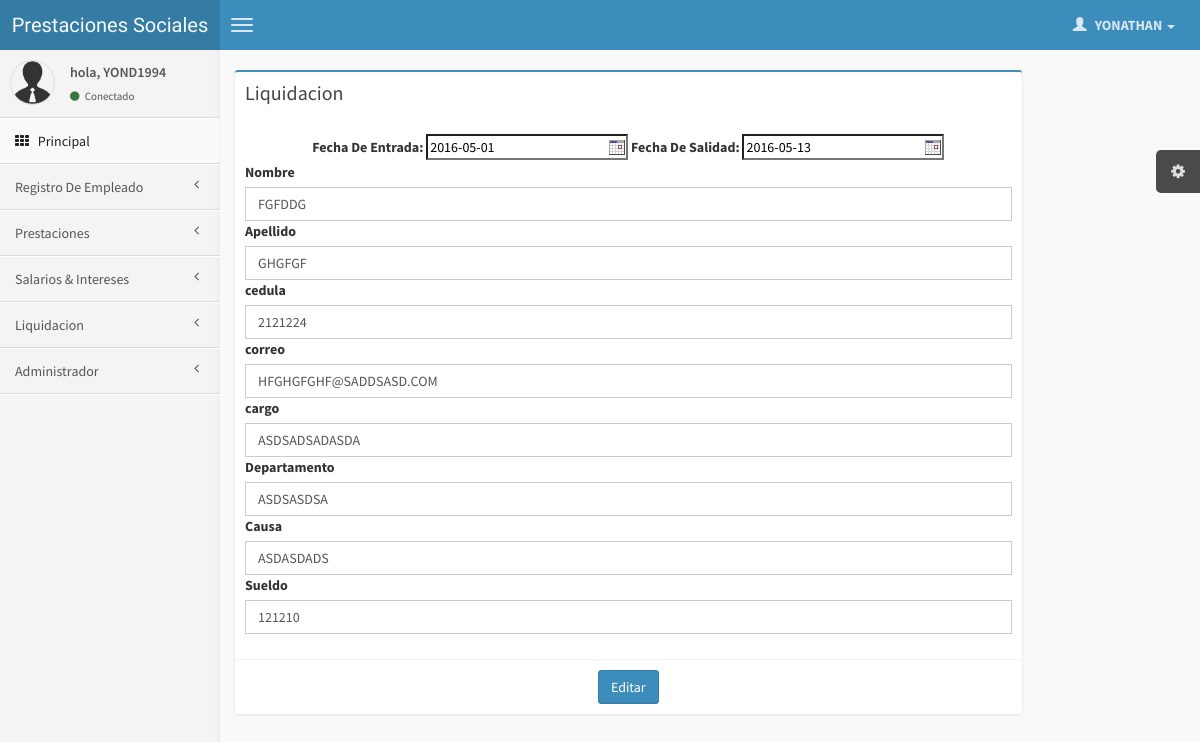
Page /paginas/liquidacion.php?codigo=A0002 (signed in) on the committed database.
### tables this page shows
CREATE TABLE `administrador` (
  `id` int(11) NOT NULL auto_increment,
  `usuario` varchar(50) NOT NULL,
  `pass` varchar(100) NOT NULL,
  `nombre` varchar(30) NOT NULL,
  `apellido` varchar(30) NOT NULL,
  `pregunta` varchar(50) NOT NULL,
  `respuesta` varchar(50) NOT NULL,
  `correo` varchar(50) NOT NULL,
  `id_extreme` varchar(50) NOT NULL,
  `tipo` int(2) NOT NULL,
  `imagen` varchar(40) NOT NULL,
  PRIMARY KEY  (`id`)
);

CREATE TABLE `empleados` (
  `id_empleado` int(10) NOT NULL auto_increment,
  `cedula` int(20) NOT NULL,
  `nombre` varchar(50) NOT NULL,
  `apellido` varchar(50) NOT NULL,
  `correo` varchar(50) NOT NULL,
  `fechai` date NOT NULL,
  `cod` varchar(20) NOT NULL,
  `ultimal` date default NULL,
  `estado` varchar(3) NOT NULL,
  PRIMARY KEY  (`cedula`),
  UNIQUE KEY `id_empleado` (`id_empleado`),
  UNIQUE KEY `cod` (`cod`)
);

CREATE TABLE `liquidacion` (
  `id` int(11) NOT NULL auto_increment,
  `codigo` varchar(20) NOT NULL,
  `cargo` varchar(50) NOT NULL,
  `departamento` varchar(50) NOT NULL,
  `causa` varchar(100) NOT NULL,
  `tiempo` int(11) NOT NULL,
  `sueldo` float NOT NULL,
  PRIMARY KEY  (`codigo`),
  UNIQUE KEY `id` (`id`)
);

### sesion.class.php (called while the page is built, shortened)
<?php
class sesion {
  public function get($nombre) {
     if (isset ( $_SESSION [$nombre] )) {
        return $_SESSION [$nombre];
     } else {
         return false;
     }
  }
}
?>

### paginas/liquidacion.php (the view, shortened to what this page needs)
<?php
include("cabecera.php");
 require ('validarnum.php');
  $link=conectarse() ;
?>
<div class="col-md-10">
                            <div class="box box-primary">
                                <div class="box-header">
                                    <h3 class="box-title">Liquidacion</h3>
                                </div>
   	<?
	 $x1=$_GET['codigo'];
	$query="SELECT * FROM empleados,liquidacion WHERE cod='".$x1."' and codigo='".$x1."'" ;
	$result=mysql_query($query,$link) or die("Error: ".mysql_error());
	while($Rs=mysql_fetch_array($result)) {
		?>
                                <form role="form"  name="fe" action="" method="post" >
                                    <div class="box-body">
                                        <div class="form-group">
                                           <center>
				    <label for="exampleInputEmail">Fecha De Entrada:</label>
					<input  required type="text" placeholder="<?php echo $fecha ?>" name="fechai" class="tcal" value="<?php echo $Rs['fechai']; ?>" />
												  <label for="exampleInputEmail">Fecha De Salidad:</label>
											   	<input  required type="text" placeholder="<?php echo $fecha ?>" name="ultimal" class="tcal" value="<?php echo $Rs['ultimal']; ?>" />
											</center>
											<label for="exampleInputFile">Nombre</label>
                                            <input onkeypress="return caracteres(event)" onblur="this.value=this.value.toUpperCase();"  required type="tex" name="nombre" class="form-control" value="<?php echo $Rs['nombre']; ?>" id="exampleInputEmail1" placeholder="Intoducir el Nombre">
											<label for="exampleInputFile">Apellido</label>
											<input  onkeypress="return caracteres(event)" onblur="this.value=this.value.toUpperCase();" required type="tex" name="apellido" class="form-control" value="<?php echo $Rs['apellido']; ?>" id="exampleInputEmail1" placeholder="Apellido">
											<label for="exampleInputFile">cedula</label>
                                            <input  required type="text" onkeydown="return enteros(this, event)" name="ci" class="form-control" value="<?php echo $Rs['cedula']; ?>" id="exampleInputEmail1" placeholder="Cedula">
											<label for="exampleInputFile">correo</label>
											<input  required type="email" name="correo" class="form-control" value="<?php echo $Rs['correo']; ?>"  placeholder="Correo">
											<label for="exampleInputFile">cargo</label>
											<input  required type="tex" name="cargo" class="form-control" value="<?php echo $Rs['cargo']; ?>"  placeholder="Cargo">
											<label for="exampleInputFile">Departamento</label>
											<input  required type="tex" name="departamento" class="form-control" value="<?php echo $Rs['departamento']; ?>"  placeholder="Departamento En El Que Trabajaba">
											<label for="exampleInputFile">Causa</label>
											<input  required type="tex" name="causa" class="form-control" value="<?php echo $Rs['causa']; ?>"  placeholder="causa de liquidacion">
											<label for="exampleInputFile">Sueldo</label>
                                           <input onkeydown="return decimales(this, event)" required type="tex" id="decimal" name="sueldo" class="form-control" value="<?php echo $Rs['sueldo']; ?>"  placeholder="sueldo">
                                        </div>
                                    </div>
                                    <div class="box-footer">
									<center>
                                        <button name="btn1"  onClick="return confirm('Esta seguro que desea Editar este Registro?');" type="submit" value="Editar" class="btn btn-primary">Editar</button>
								</center>
                                    </div>
								</div>
								  <?
		   }
		   ?>
                            </div>
<?php
include("pie.php");
?>

### paginas/cabecera.php (shortened to what this page needs)
<?php
	require_once("../sesion.class.php");
	$sesion = new sesion();
	$usuario = $sesion->get("usuario_dq");
	if( $usuario == false )
	{
		header("Location: ../index.php");
	}
	else
	{
$fecha = date('d-m-Y ');
 include_once("../config.php");
		$consulta = "select usuario,tipo,nombre,apellido,correo,imagen from administrador where usuario = '$usuario';";
		$result = $conexion->query($consulta);
		if($result->num_rows > 0)
		{
			$fila = $result->fetch_assoc();
			 $a=$fila["tipo"];
		  $b=$fila["nombre"];
		}
	?>
<!DOCTYPE html>
<html>
    <head>
        <link href="../css/bootstrap.min.css" rel="stylesheet" type="text/css" />
        <link href="../css/font-awesome.min.css" rel="stylesheet" type="text/css" />
        <link href="../css/ionicons.min.css" rel="stylesheet" type="text/css" />
        <link href="../css/AdminLTE.css" rel="stylesheet" type="text/css" />
		 <link href="../../css/daterangepicker/daterangepicker-bs3.css" rel="stylesheet" type="text/css" />
        <link href="../../css/iCheck/all.css" rel="stylesheet" type="text/css" />
        <link href="../../css/colorpicker/bootstrap-colorpicker.min.css" rel="stylesheet"/>
        <link href="../../css/timepicker/bootstrap-timepicker.min.css" rel="stylesheet"/>
<link rel="stylesheet" type="text/css" href="../calendar/tcal.css" />
    </head>
    <body class="skin-blue">
        <header class="header">
            <a href="#" class="logo">
                Prestaciones Sociales
            </a>
            <nav class="navbar navbar-static-top" role="navigation">
                <a href="#" class="navbar-btn sidebar-toggle" data-toggle="offcanvas" role="button">
                    <span class="icon-bar"></span>
                    <span class="icon-bar"></span>
                    <span class="icon-bar"></span>
                </a>
                <div class="navbar-right">
                    <ul class="nav navbar-nav">
                        <li class="dropdown messages-menu">
                        <li class="dropdown tasks-menu">
                        <li class="dropdown user user-menu">
                            <a href="#" class="dropdown-toggle" data-toggle="dropdown">
                                <i class="glyphicon glyphicon-user"></i>
                                <span> <?php echo $b;  ?> <i class="caret"></i></span>
                            </a>
                        </li>
                    </ul>
                </div>
            </nav>
        </header>
        <div class="wrapper row-offcanvas row-offcanvas-left">
            <aside class="left-side sidebar-offcanvas">
                <section class="sidebar">
                    <div class="user-panel">
                        <div class="pull-left image">
                            <img src="../img/avatar3.png" class="img-circle" alt="User Image" />
                        </div>
                        <div class="pull-left info">
                            <p>hola, <?php echo $usuario;  ?></p>
                            <a href="#"><i class="fa fa-circle text-success"></i> Conectado</a>
                        </div>
                    </div>
                    <ul class="sidebar-menu">
                        <li class="active"><?php
							if($a==1){
								echo '
                            <a href="index.php" data-ajax="false">';
							}else {
							echo '
                            <a href="index2.php" data-ajax="false">';
							}  ?>
                                <i class="fa fa-th"></i> <span>Principal</span>
                            </a>
                        </li>
                        <li class="treeview">
						<?php
							if($a==1){
								echo '
                            <a href="index.php" data-ajax="false">';
							}else {
							echo '
                            <a href="index2.php" data-ajax="false">';
							}  ?>
                                <span>Registro De Empleado</span>
                               <i class="fa fa-angle-left pull-right"></i>
                            </a>
                        </li>
                        <li class="treeview">
                            <a href="#">
                                <span>Prestaciones</span>
                                <i class="fa fa-angle-left pull-right"></i>
                            </a>
                        </li>
                        <li class="treeview">
                            <a href="#">
                                 <span>Salarios & Intereses</span>
                                <i class="fa fa-angle-left pull-right"></i>
                            </a>
                        </li>
                       <li class="treeview">
                            <a href="categorias.php?cate=5" data-ajax="false">
                                <i class="fa fa-angle-left pull-right"></i> <span>Liquidacion </span>
                            </a>
                        </li>
                             <li class="treeview">
                            <a href="#">
                                 <i class="fa fa-angle-left pull-right"></i> <span>Administrador</span>
                            </a>
                        </li>
                    </ul>
                </section>
            </aside>
            <aside class="right-side">
			<?php
			}
			?>

### calendar/tcal.css (style rules this page uses)
.tcalInput { background: url('img/cal.gif') 100% 50% no-repeat; padding-right: 20px; cursor: pointer; }

### rows in the picture
administrador: nombre "YONATHAN"
empleados: fechai "2016-05-01", ultimal "2016-05-13", nombre "FGFDDG", apellido "GHGFGF", ci "2121224", correo "HFGHGFGHF@SADDSASD.COM", cargo "ASDSADSADASDA", departamento "ASDSASDSA", causa "ASDASDADS", sueldo "121210"

### other values in the picture
$usuario "YOND1994"
